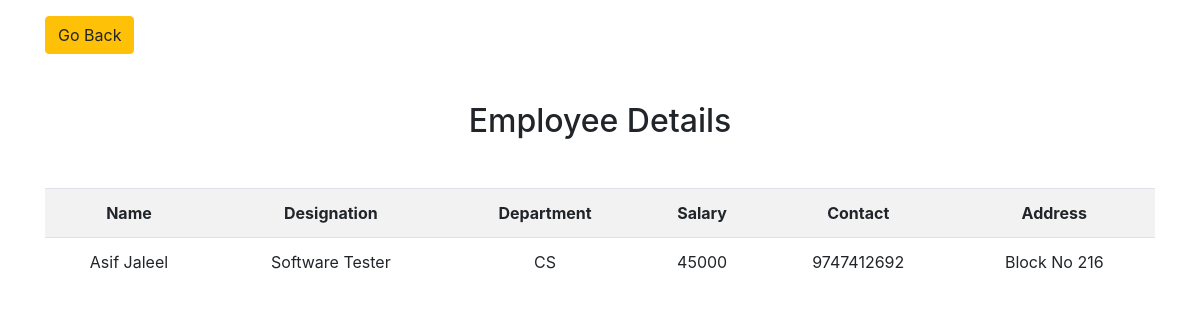
Screenshot of /employee/11/ with the database file from the repository.
### myapp/models.py (models this page shows)
class Employee(models.Model):
    name=models.CharField(max_length=200)
    designation=models.CharField(max_length=200)
    department=models.CharField(max_length=200)
    salary=models.PositiveIntegerField()
    contact=models.CharField(max_length=200)
    address=models.CharField(max_length=200)

### myapp/views.py (the view)
# urls.py: path('employee/<int:pk>/',views.EmployeeDetailView.as_view(),name="employee-detail"),
class EmployeeDetailView(View):
    def get(self,request,*args,**kwargs):
        id=kwargs.get('pk')
        qs=Employee.objects.get(id=id)
        return render(request,'employee_detail.html',{'employee':qs})

### myapp/templates/employee_detail.html (shortened to what this page needs)
<!DOCTYPE html>
<html lang="en">
<head>
    <link rel="stylesheet" href="https://cdn.jsdelivr.net/npm/bootstrap@4.0.0/dist/css/bootstrap.min.css">
</head>
<body>
    <div class="container">
        <div class="mx-auto">
            <a href="{%url 'employee-list' %}" class="btn btn-warning mt-3">Go Back</a>
            <h2 class="text-center mt-5">Employee Details</h2>
            <table class="table table-striped text-center mt-5">
                <tr>
                    <th>Name</th>
                    <th>Designation</th>
                    <th>Department</th>
                    <th>Salary</th>
                    <th>Contact</th>
                    <th>Address</th>
                </tr>
                <tr>
                    <td>{{employee.name}}</td>
                    <td>{{employee.designation}}</td>
                    <td>{{employee.department}}</td>
                    <td>{{employee.salary}}</td>
                    <td>{{employee.contact}}</td>
                    <td>{{employee.address}}</td>
                </tr>
            </table>
        </div>
    </div>
</body>
</html>

### rows the page displays
Employee: name "Asif Jaleel", designation "Software Tester", department "CS", salary "45000", contact "9747412692", address "Block No 216"
